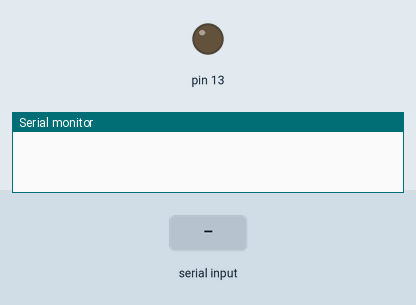
This sketch was run on a simulated Arduino Uno, built with avr-gcc and run on an emulated ATmega328P. Parts: output pins drawn as LEDs (lit = HIGH), the last lines printed to the serial monitor. The inputs (shaded band) are chosen by the test bench.

Above: at 1.2 s.
1.3 s: "a" received over Serial
At 2.5 s:
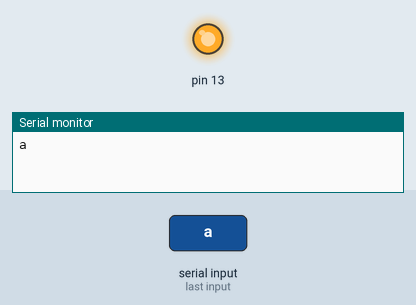
2.8 s: "d" received over Serial
At 4.2 s:
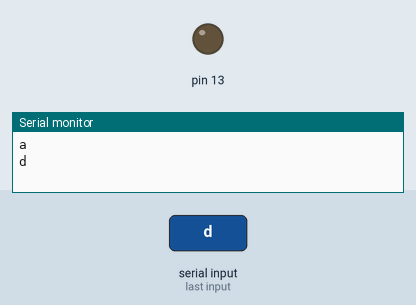
Timing chart, 0 to 5.8 s (numbered marks = the images above; inputs shaded):
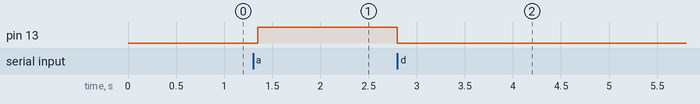

The sketch:

HC05_Test_with_arduino.ino
```cpp
void setup() {
Serial.begin(9600);
 pinMode(13, OUTPUT);
 }

void loop() {

 if(Serial.available()>0)
   {
      char data= Serial.read(); // reading the data received from the bluetooth module
      switch(data)
      {
        case 'a': digitalWrite(13, HIGH);break; // when a is pressed on the app on your smart phone
        case 'd': digitalWrite(13, LOW);break; // when d is pressed on the app on your smart phone
        default : break;
      }
      Serial.println(data);
   }
   delay(50);
}
```

Measured:
- after the input at 1.3 s, pin 13: LOW → HIGH after 0.05 s
- after the input at 2.8 s, pin 13: HIGH → LOW at once
